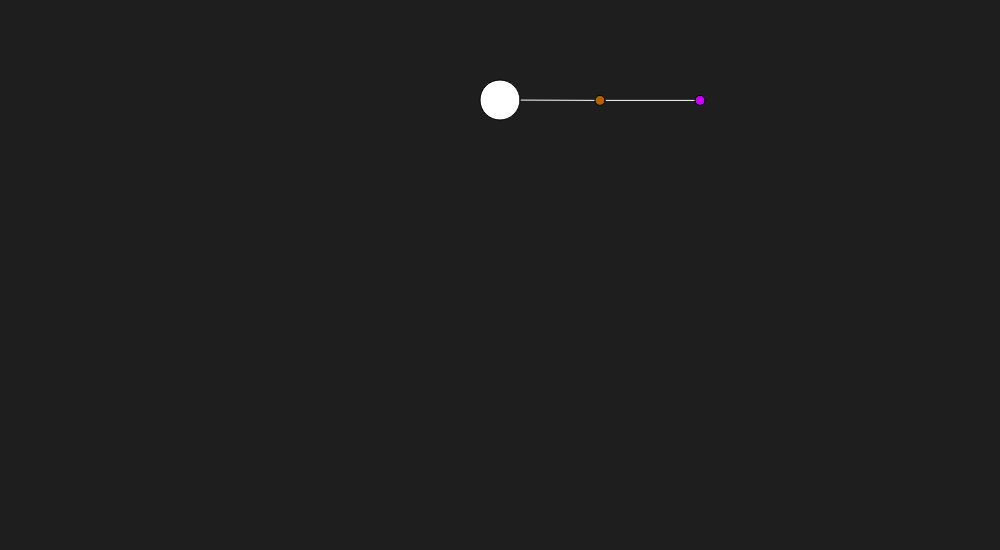
Frame 1 (no input)
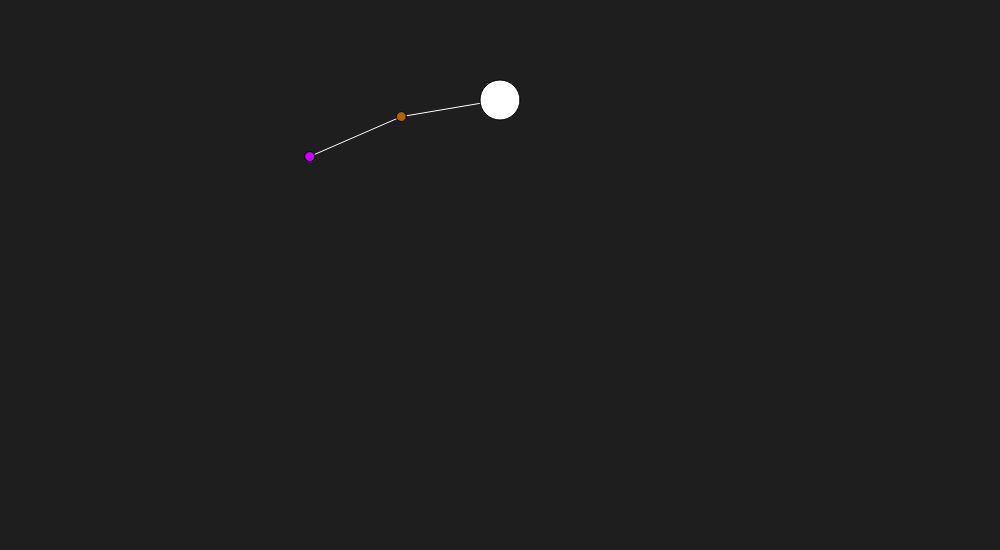
Frame 60 (no input)
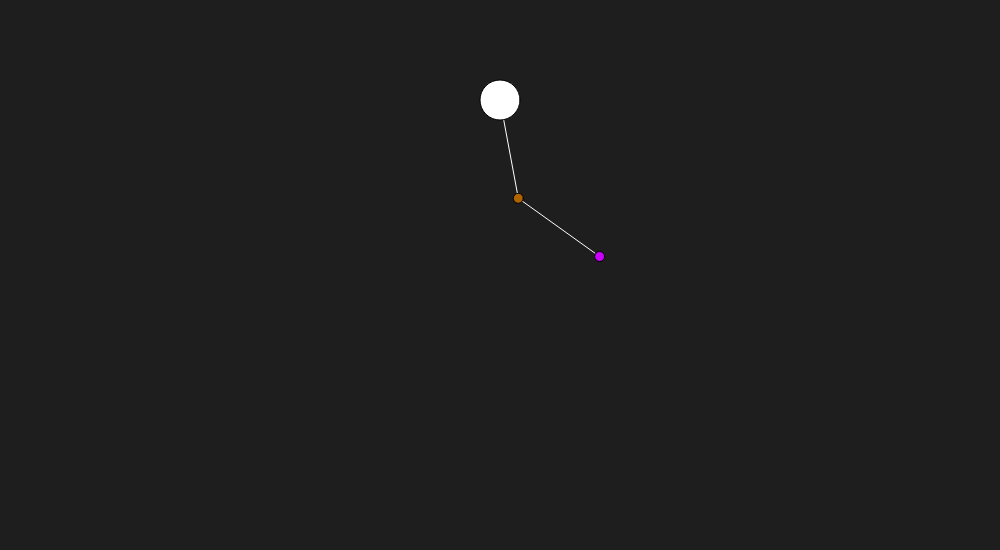
Frame 120 (the mouse pressed at the canvas centre since frame 60)

The p5.js sketch that drew these frames (run headless with seeded random() and noise() and a simulated clock; from frame 60 on, the mouse is pressed at the canvas centre):

// p5.js sketch
// ── sketch.js
const width = 1000;
const height = 550;
const cx = width / 2;
const cy = 100;

let g = 9.81 / (50 ** 2);

let sys;

function sin(x) {
  let ans = Math.sin(x);
  return ans;
}

function cos(x) {
  let ans = Math.cos(x);
  return ans;
}

function prod(x) {
  let ans = 1;
  for (let i = 0; i < x.length; i++) {
    ans *= x[i];
  }
  return ans;
}

function sum(x) {
  let ans = 0;
  for (let i = 0; i < x.length; i++) {
    ans += x[i];
  }
  return ans;
}

function setup() {
  frameRate(50);
  system = new System();
  createCanvas(width, height).position(5, 5);
  background(30);
}

function draw() {
  background(30);
  system.update();
  system.draw();
}

// ── system.js
class System {
    constructor() {
        this.a1 = Math.PI / 2;
        this.a2 = Math.PI / 2;
        this.a1v = 0;
        this.a2v = 0;
        this.l1 = 1;
        this.l2 = 1;
        this.m1 = 1;
        this.m2 = 1;
        this.x1 = null;
        this.y1 = null;
        this.x2 = null;
        this.y2 = null;
    }
    draw() {
        this.x1 = cx + (this.l1 * 100) * Math.sin(this.a1);
        this.y1 = cy + (this.l1 * 100) * Math.cos(this.a1);
        this.x2 = this.x1 + ((this.l2 * 100) * Math.sin(this.a2));
        this.y2 = this.y1 + ((this.l2 * 100) * Math.cos(this.a2));
        push();
        stroke(255);
        line(cx, cy, this.x1, this.y1);
        line(this.x1, this.y1, this.x2, this.y2);
        pop();
        push();
        fill(175, 100, 0);
        ellipse(this.x1, this.y1, this.m1 * 10, this.m1 * 10);
        pop();
        push();
        fill(200, 0, 250);
        ellipse(this.x2, this.y2, this.m2 * 10, this.m2 * 10);
        pop();
        push();
        fill(255, 255, 255);
        ellipse(cx, cy, 40, 40);
    }
    update() {
        let diff = this.a1 - this.a2;
        let a1a = sum([
            -prod([this.m2, this.l1, this.l2, this.a1v, this.a2v, sin(diff)]),
            -prod([g, this.l1, sin(this.a1), (this.m1 + this.m2)]),
            -prod([this.m2, this.l1, this.l1, this.a1v, this.a2v, sin(diff), cos(diff)]),
            prod([this.m2, g, this.l1, sin(this.a2), cos(diff)]),
            -prod([this.m2, this.l1, this.l1, this.a1v, sin(diff), cos(diff), (this.a1v - this.a2v)]),
            prod([this.m2, this.l1, this.l2, this.a2v, sin(diff), (this.a1v - this.a2v)])
        ])
            /
            sum([
                prod([(this.m1 + this.m2), this.l1, this.l1]),
                -prod([this.l1, this.l1, this.m2, cos(diff), cos(diff)])
            ]);
        let a2a = sum([
            prod([this.m2, this.l1, this.l2, this.a1v, this.a2v, sin(diff)]),
            -prod([this.m2, g, this.l2, sin(this.a2)]),
            -prod([this.m2, this.l1, this.l2, a1a, cos(diff)]),
            prod([this.m2, this.l1, this.l2, this.a1v, sin(diff), (this.a1v - this.a2v)])
        ])
            /
            prod([this.m2, this.l2, this.l2]);
        
        this.a1v += a1a;
        this.a1 += this.a1v;
        this.a2v += a2a;
        this.a2 += this.a2v;
        
    }
}
